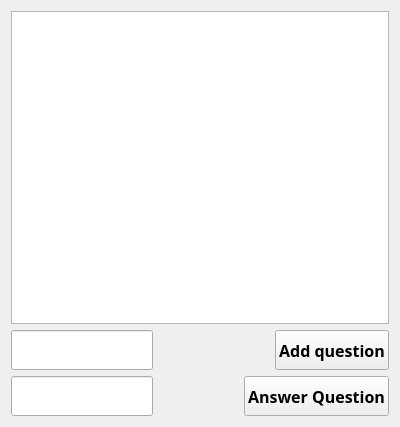
<?xml version="1.0" encoding="UTF-8"?>
<ui version="4.0">
 <class>UserWindow</class>
 <widget class="QWidget" name="UserWindow">
  <property name="geometry">
   <rect>
    <x>0</x>
    <y>0</y>
    <width>400</width>
    <height>427</height>
   </rect>
  </property>
  <property name="windowTitle">
   <string>UserWindow</string>
  </property>
  <layout class="QVBoxLayout" name="verticalLayout">
   <item>
    <widget class="QListWidget" name="listWidgetQs">
     <property name="font">
      <font>
       <family>Nunito</family>
       <pointsize>12</pointsize>
      </font>
     </property>
    </widget>
   </item>
   <item>
    <layout class="QHBoxLayout" name="horizontalLayout">
     <item>
      <widget class="QLineEdit" name="lineEditQ">
       <property name="minimumSize">
        <size>
         <width>0</width>
         <height>40</height>
        </size>
       </property>
       <property name="font">
        <font>
         <family>Nunito</family>
         <pointsize>12</pointsize>
        </font>
       </property>
      </widget>
     </item>
     <item>
      <spacer name="horizontalSpacer_2">
       <property name="orientation">
        <enum>Qt::Horizontal</enum>
       </property>
       <property name="sizeHint" stdset="0">
        <size>
         <width>40</width>
         <height>20</height>
        </size>
       </property>
      </spacer>
     </item>
     <item>
      <widget class="QPushButton" name="pushButtonAdd">
       <property name="minimumSize">
        <size>
         <width>0</width>
         <height>40</height>
        </size>
       </property>
       <property name="font">
        <font>
         <family>Nunito</family>
         <pointsize>12</pointsize>
         <bold>true</bold>
        </font>
       </property>
       <property name="text">
        <string>Add question</string>
       </property>
      </widget>
     </item>
    </layout>
   </item>
   <item>
    <layout class="QHBoxLayout" name="horizontalLayout_2">
     <item>
      <widget class="QLineEdit" name="lineEditAns">
       <property name="minimumSize">
        <size>
         <width>0</width>
         <height>40</height>
        </size>
       </property>
       <property name="font">
        <font>
         <family>Nunito</family>
         <pointsize>12</pointsize>
        </font>
       </property>
      </widget>
     </item>
     <item>
      <spacer name="horizontalSpacer">
       <property name="orientation">
        <enum>Qt::Horizontal</enum>
       </property>
       <property name="sizeHint" stdset="0">
        <size>
         <width>40</width>
         <height>20</height>
        </size>
       </property>
      </spacer>
     </item>
     <item>
      <widget class="QPushButton" name="pushButtonAnswer">
       <property name="minimumSize">
        <size>
         <width>0</width>
         <height>40</height>
        </size>
       </property>
       <property name="font">
        <font>
         <family>Nunito</family>
         <pointsize>12</pointsize>
         <bold>true</bold>
        </font>
       </property>
       <property name="text">
        <string>Answer Question</string>
       </property>
      </widget>
     </item>
    </layout>
   </item>
  </layout>
 </widget>
 <layoutdefault spacing="6" margin="11"/>
 <resources/>
 <connections/>
</ui>
